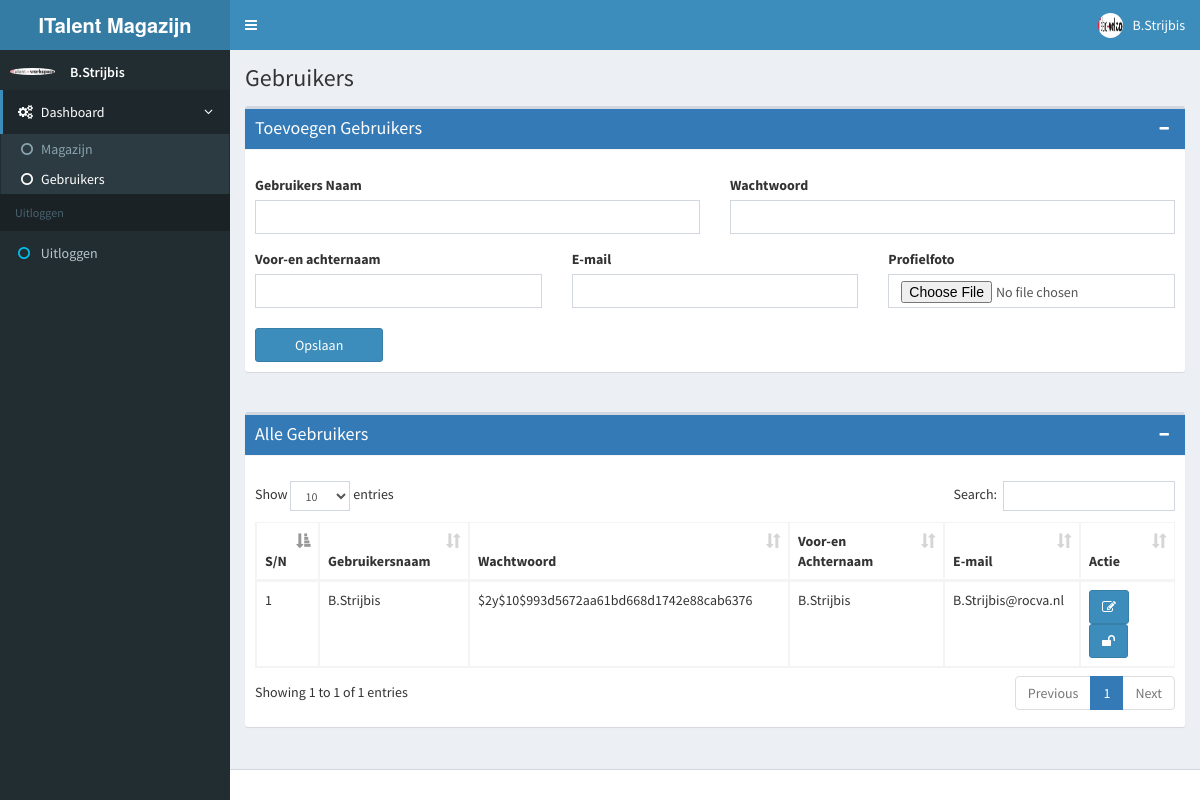
The app's page /storage/users.php (signed in) with its own data.
### tables this page shows
CREATE TABLE `users` (
  `id` int(11) NOT NULL,
  `user_name` varchar(30) NOT NULL,
  `password` varchar(80) NOT NULL,
  `full_name` varchar(50) NOT NULL,
  `email` varchar(30) NOT NULL,
  `is_active` tinyint(4) NOT NULL DEFAULT 1,
  `profile_picture` varchar(50) DEFAULT NULL
);

### storage/users.php (the view, shortened to what this page needs)
<?php
include 'config/connection.php';
$query = "select * from `users`
order by `user_name` asc;";
$stmt = $con->prepare($query);
$stmt->execute();
?>
<!DOCTYPE html>
<html>
<head>
    <?php include 'config/site-css.php';?>
</head>
<body class="hold-transition skin-blue sidebar-mini">
    <div class="wrapper">
        <?php include 'config/top-bar.php';?>
        <?php include 'config/sidebar.php';?>
        <div class="content-wrapper">
            <section class="content-header">
                <h1>
                Gebruikers
                </h1>
            </section>
            <section class="content">
                <div class="box">
                    <div class="box-header with-border bg-primary">
                        <h3 class="box-title text-white">Toevoegen Gebruikers </h3>
                        <div class="box-tools pull-right">
                            <button class="btn btn-box-tool" data-widget="collapse"><i class="fa fa-minus"></i></button>
                        </div>
                    </div>
                    <div class="box-body">
                        <form method="post" onsubmit="return validate();" enctype="multipart/form-data">
                            <div class="row">
                                <div class="col-lg-6 col-md-6 col-sm-6 col-xs-12">
                                    <label>Gebruikers Naam</label>
                                    <input type="text" id="user_name" name="user_name" required class="form-control"
                                        maxlength="30" />
                                </div>
                                <div class="col-lg-6 col-md-6 col-sm-6 col-xs-12">
                                    <label>Wachtwoord</label>
                                    <input type="password" id="password" name="password" required class="form-control"
                                        maxlength="80" />
                                </div>
                                <div class="col-lg-4 col-md-4 col-sm-6 col-xs-12">
                                        <label>Voor-en achternaam</label>
                                        <input type="text" id="full_name" name="full_name" required class="form-control" maxlength="50" />
                                    </div>
                                    <div class="col-lg-4 col-md-4 col-sm-6 col-xs-12">
                                        <label>E-mail</label>
                                        <input type="text" id="email" name="email" required class="form-control" maxlength="30" />
                                    </div>
                                    <div class="col-lg-4 col-md-4 col-sm-6 col-xs-12">
                                        <label>Profielfoto</label>
                                        <input type="file" id="profile_picture" name="profile_picture" required class="form-control" />
                                    </div>
                                <div class="clearfix">&nbsp;</div>
                                <div class="col-lg-2 col-md-3 col-sm-6 col-xs-12">
                                    <button type="submit" id="submit" name="submit" class="btn btn-primary btn-block"
                                        data-toggle="confirmation" data-placement="top" title=""
                                        data-original-title="Are you sure?">Opslaan</button>
                                </div>
                            </div>
                        </form>
                    </div>
                </div>
                <div class="clearfix">&nbsp;</div>
                <div class="box">
                    <div class="box-header with-border bg-primary">
                        <h3 class="box-title text-white">Alle Gebruikers</h3>
                        <div class="box-tools pull-right">
                            <button class="btn btn-box-tool" data-widget="collapse"><i class="fa fa-minus"></i></button>
                        </div>
                    </div>
                    <div class="box-body">
                        <div class="row">
                            <div class="col-lg-12 col-md-12 col-sm-12 col-xs-12 table-responsive">
                                <table id="all_users" class="table table-bordered">
                                    <thead>
                                        <tr>
                                            <th>S/N</th>
                                            <th>Gebruikersnaam</th>
                                            <th>Wachtwoord</th>
                                            <th>Voor-en Achternaam</th>
                                            <th>E-mail</th>
                                            <th>Actie</th>
                                        </tr>
                                    </thead>
                                    <tbody>
                                        <?php
                                            $counter = 0;
                                            while($r = $stmt->fetch(PDO::FETCH_ASSOC)) {
                                                $counter++;
                                            ?>
                                        <tr>
                                            <td><?php echo $counter;?></td>
                                            <td><?php echo $r['user_name'];?></td>
                                            <td><?php echo password_hash($r['password'], PASSWORD_BCRYPT);?></td>
                                            <td><?php echo $r['full_name'];?></td>
                                            <td><?php echo $r['email'];?></td>
                                            <td>
                                                <a href="update_user?id=<?php echo $r['id'];?>&user_name=<?php echo $r['user_name'];?>&password=<?php echo $r['password'];?>&user_full_name=<?php echo $r['full_name'];?>&user_email=<?php echo $r['email'];?>"
                                                    class="btn btn-primary"><i class="fa fa-edit"></i>
                                                </a>
                                                    <?php
                                                $id = $r['id'];
                                                $isActive = $r['is_active'];
                                                $btnClass = 'btn-primary';
                                                $iconClass = "fa-unlock";
                                                    ?>
                                                    <a class="btn <?php echo $btnClass;?>" href="block_unblock_user?id=<?php echo $id;?>&is_active=<?php echo $isActive;?>">
                                                        <i class="fa <?php echo $iconClass;?>"></i>
                                                    </a>
                                                </td>
                                        </tr>
                                        <?php } ?>
                                    </tbody>
                                </table>
                            </div>
                        </div>
                    </div>
                </div>
            </section>
        </div>
        <?php include 'config/footer.php';?>
    </div>
</body>
</html>

### records on screen
users: user_name "B.Strijbis", password "$2y$10$993d5672aa61bd668d1742e88cab6376", full_name "B.Strijbis", email "B.Strijbis@rocva.nl"

### other values on screen
$_SESSION['full_name'] "B.Strijbis"
